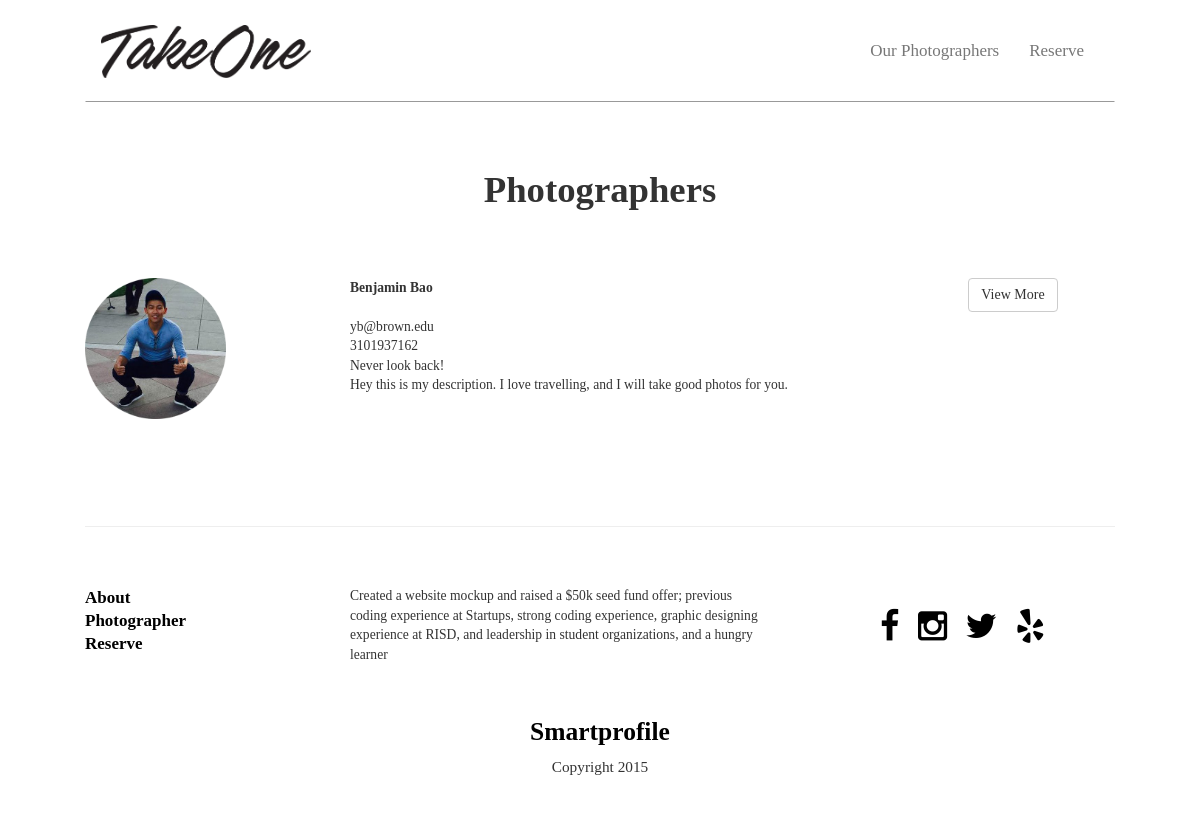
/photographer/, run on an earlier commit of the app's database.
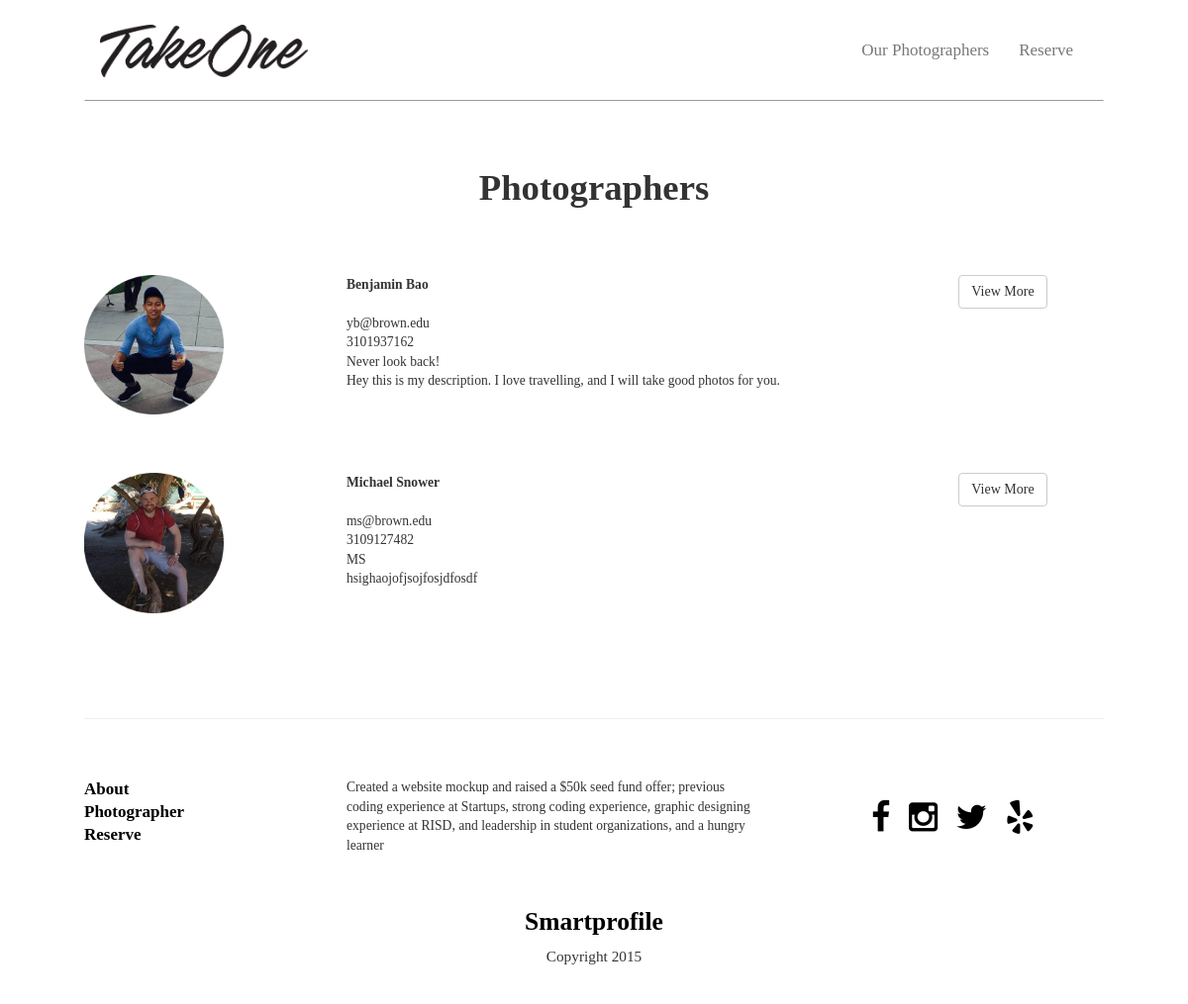
And on a later commit of the database.
### photographer/models.py (models this page shows, shortened)
class Photographer(models.Model):
	last_name = models.CharField(max_length=120)
	first_name = models.CharField(max_length=120)
	email = models.EmailField()
	slug = models.SlugField(unique=True, null=True, blank=True)
	short_description = models.CharField(max_length=150)
	description = models.TextField()
	phone = models.CharField(max_length=15)
	profile = models.ImageField(upload_to='profile/', null=True)
	def get_absolute_url(self):
		full_name = self.first_name + ' ' + self.last_name
		full_name_slug = slugify(full_name)
		return reverse("photographer_detail", kwargs={"slug": self.slug})

### photographer/views.py (the view)
class PhotographerListView(ListView):
	model = Photographer
	template = 'photographer_list.html'
	def get_context_data(self, *args, **kwargs):
		context = super(PhotographerListView, self).get_context_data(*args, **kwargs)
		context['title_text'] = 'Photographers'
		return context

### photographer/templates/photographer/photographer_list.html
{% extends "base.html" %}
{% block photographer_list %}
  <div id="photographer_list" class="content_wrapper">
    <div class="row">
      <h2 class="text-center feature_title">Photographers</h2>
    </div>
    <br><br><br>
    <ul class="list-unstyled">
    	{% for photographer in object_list %}
      <li>
      <div class="row photographer_list_item">
        <div class="col-sm-3 col-xs-12">
          <img src="{{ photographer.profile.url }}" width="60%">
        </div>
        <div class="col-sm-7 col-xs-12">
          <ul class="list-unstyled">
            <strong><li>{{ photographer.first_name }} {{ photographer.last_name }}</li></strong>
            <br>
            <li>{{ photographer.email }}</li>
            <li>{{ photographer.phone }}</li>
            <li>{{ photographer.short_description }}</li>
            <li>{{ photographer.description }}</li>
          </ul>
        </div>
        <div class="col-sm-2 col-xs-12">
          <a href="{{ photographer.get_absolute_url }}"><button class="btn btn-default">View More</button></a>
        </div>
      </div>
      </li>
      {% endfor %}
    </ul>
  </div>
{% endblock %}

What changed in the data, as far as the page shows it:
added Photographer: profile (picture), first_name "Michael", last_name "Snower", email "ms@brown.edu", phone "3109127482", short_description "MS", description "hsighaojofjsojfosjdfosdf"
